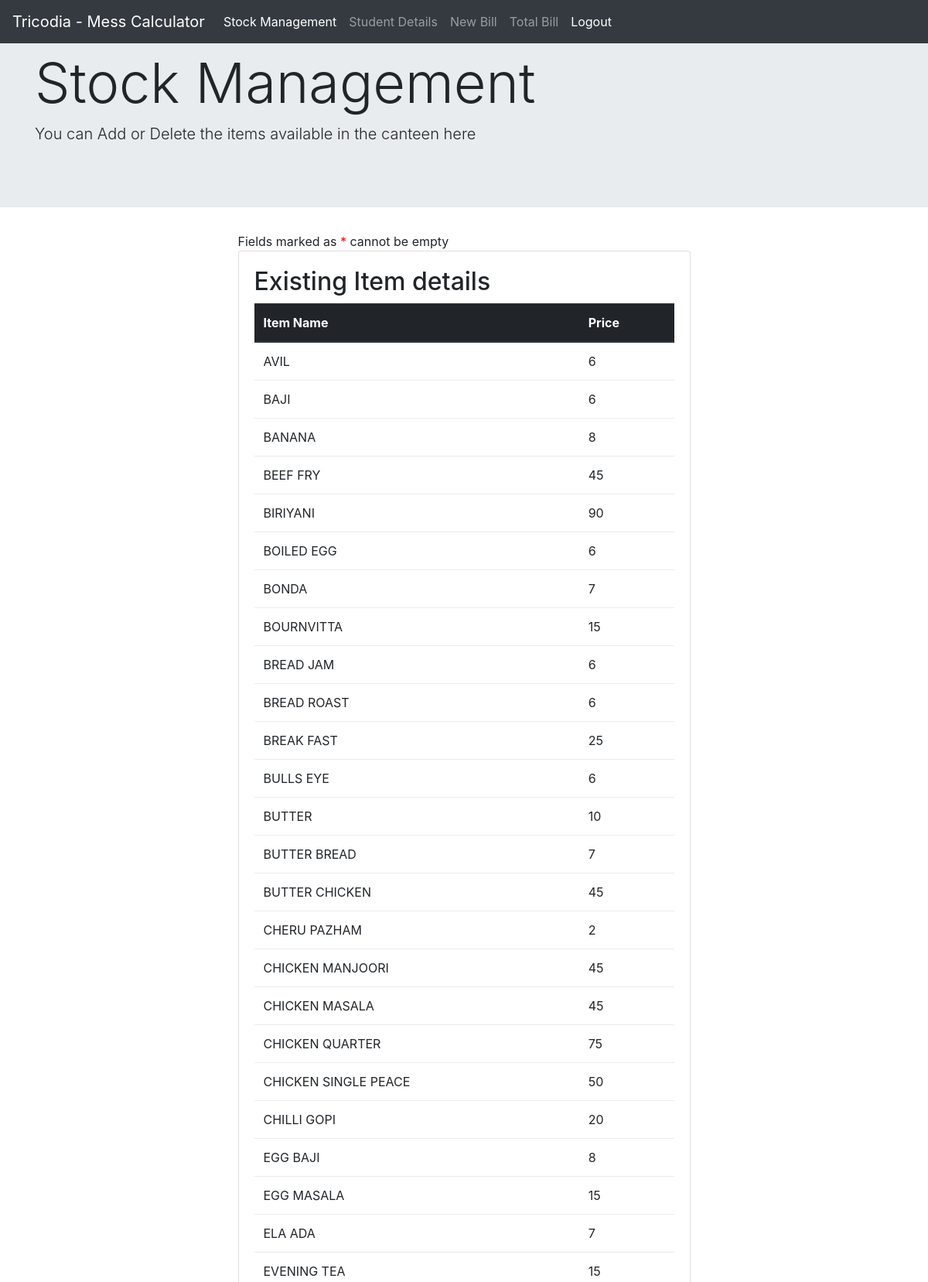
Page /xyz.php (upper part) on the committed database.
### tables this page shows
CREATE TABLE IF NOT EXISTS `item` (
  `item_name` varchar(20) NOT NULL,
  `price` int(11) NOT NULL,
  PRIMARY KEY (`item_name`)
);

### xyz.php (the view, shortened to what this page needs)
<!DOCTYPE html>
<html lang="en">
<head>
</head>
<body>
<link rel="stylesheet" href="css/bootstrap.min.css">
<nav class="navbar navbar-expand-md bg-dark navbar-dark fixed-top">
  <a class="navbar-brand" href="#">Tricodia - Mess Calculator</a>
  <div class="collapse navbar-collapse" id="collapsibleNavbar">
    <ul class="navbar-nav" >
      <li class="nav-item">
        <a href=xyz.php class="nav-link active">Stock Management</a>
      </li>
      <li class="nav-item">
        <a href=new_student1.php class="nav-link">Student Details</a>
      </li>
    <li class="nav-item">
        <a href=consumption.php class="nav-link">New Bill</a>
      </li>
	<li class="nav-item">
		<a href=sam2.php class="nav-link">Total Bill</a>
		</li>
		<li class="nav-item active">
        <a class="nav-link" href="logout1.php">Logout</a>
      </li>
		</ul>
  </div>
</nav>
<div class="jumbotron jumbotron-fluid">
  <div class="container">
    <h1 class="display-3">Stock Management</h1>
    <p class="lead">You can Add or Delete the items available in the canteen here</p>
  </div>
</div>
<div class="row">
  <div class="col-sm-3"></div>
  <div class="col-sm-6">
  Fields marked as <font color='red'>*</font> cannot be empty<br/>
<div class="card">
  <div class="card-body">
<h2>
Existing Item details
</h2>
<?php
require("connect.php");
$sql1 = "SELECT * FROM item ORDER BY item_name ASC ";
$result = $conn->query($sql1);
if ($result->num_rows > 0) {
	echo "<table class='table'><thead class='thead-dark'><tr><th>Item Name</th><th>Price</th></tr></thead><tbody>";
    while($row = $result->fetch_assoc()) {
        echo "<tr><td>".$row["item_name"]."</td><td>".$row["price"]."</td></tr>";
    }
	echo "</table>";
} else {
    echo "0 Items in the menu";
}
?>
<br/>
</div></div><br/>
</div><br/>
</div>
  <div class="col-sm-3"></div>
  <br/><br/><br/><br/>
</body>
</html>

### rows in the picture
item: item_name "AVIL", price "6"
item: item_name "BAJI", price "6"
item: item_name "BANANA", price "8"
item: item_name "BEEF FRY", price "45"
item: item_name "BIRIYANI", price "90"
item: item_name "BOILED EGG", price "6"
item: item_name "BONDA", price "7"
item: item_name "BOURNVITTA", price "15"
item: item_name "BREAD JAM", price "6"
item: item_name "BREAD ROAST", price "6"
item: item_name "BREAK FAST", price "25"
item: item_name "BULLS EYE", price "6"
item: item_name "BUTTER", price "10"
item: item_name "BUTTER BREAD", price "7"
item: item_name "BUTTER CHICKEN", price "45"
item: item_name "CHERU PAZHAM", price "2"
item: item_name "CHICKEN MANJOORI", price "45"
item: item_name "CHICKEN MASALA", price "45"
item: item_name "CHICKEN QUARTER", price "75"
item: item_name "CHICKEN SINGLE PEACE", price "50"
item: item_name "CHILLI GOPI", price "20"
item: item_name "EGG BAJI", price "8"
item: item_name "EGG MASALA", price "15"
item: item_name "ELA ADA", price "7"
item: item_name "EVENING TEA", price "15"
